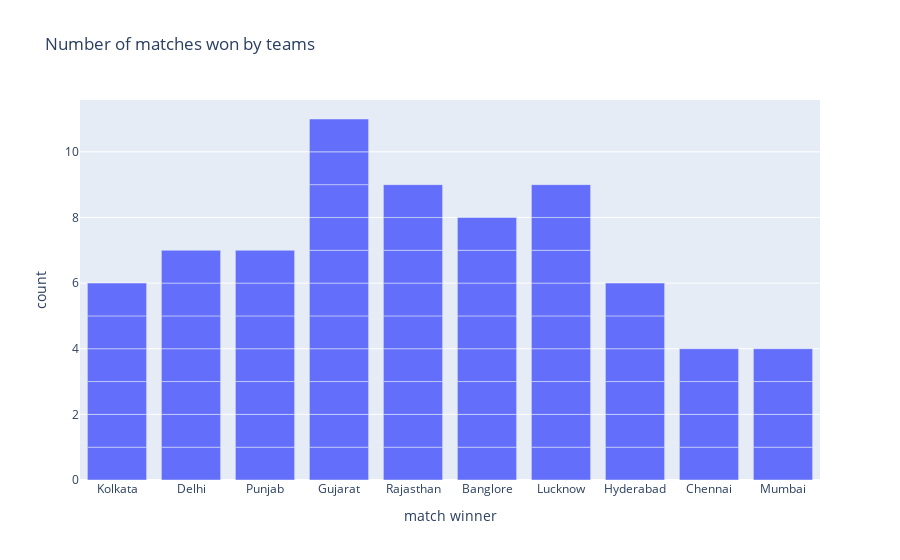

The notebook cell this image was saved under:
### Code cell
figure = px.bar( dt , x = dt["match_winner"], title = "Number of matches won by teams",
               )
figure.update_layout(yaxis =dict(tickvals= [0,2,4,6,8,10,12,14]), 
                    xaxis = dict(title_text = "match winner"))
figure.show()

### Figure 1 — Plotly figure (JSON) as saved in the notebook; plotly's stock layout.template omitted (floating-point values rounded to 4 significant figures)
{"data": [{"alignmentgroup": "True", "hovertemplate": "match_winner=%{x}<br>count=%{y}<extra></extra>", "legendgroup": "", "marker": {"color": "#636efa", "pattern": {"shape": ""}}, "name": "", "offsetgroup": "", "orientation": "v", "showlegend": false, "textposition": "auto", "type": "bar", "x": ["Kolkata", "Delhi", "Punjab", "Gujarat", "Rajasthan", "Banglore", "Lucknow", "Kolkata", "Rajasthan", "Gujarat", "Punjab", "Lucknow", "Banglore", "Kolkata", "Lucknow", "Gujarat", "Hyderabad", "Banglore", "Delhi", "Rajasthan", "Hyderabad", "Chennai", "Punjab", "Gujarat", "Hyderabad", "Lucknow", "Banglore", "Hyderabad", "Gujarat", "Rajasthan", "Banglore", "Delhi", "Chennai", "Rajasthan", "Gujarat", "Hyderabad", "Lucknow", "Punjab", "Rajasthan", "Gujarat", "Delhi", "Lucknow", "Gujarat", "Mumbai", "Lucknow", "Chennai", "Kolkata", "Punjab", "Banglore", "Delhi", "Mumbai", "Rajasthan", "Lucknow", "Banglore", "Chennai", "Kolkata", "Gujarat", "Delhi", "Mumbai", "Punjab", "Kolkata", "Gujarat", "Rajasthan", "Delhi", "Hyderabad", "Lucknow", "Banglore", "Rajasthan", "Mumbai", "Punjab", "Gujarat"], "xaxis": "x", "y": [1, 1, 1, 1, 1, 1, 1, 1, 1, 1, 1, 1, 1, 1, 1, 1, 1, 1, 1, 1, 1, 1, 1, 1, 1, 1, 1, 1, 1, 1, 1, 1, 1, 1, 1, 1, 1, 1, 1, 1, 1, 1, 1, 1, 1, 1, 1, 1, 1, 1, 1, 1, 1, 1, 1, 1, 1, 1, 1, 1, 1, 1, 1, 1, 1, 1, 1, 1, 1, 1, 1], "yaxis": "y"}], "layout": {"autosize": true, "barmode": "relative", "legend": {"tracegroupgap": 0}, "title": {"text": "Number of matches won by teams"}, "xaxis": {"anchor": "y", "autorange": true, "domain": [0, 1], "range": [-0.5, 9.5], "title": {"text": "match winner"}, "type": "category"}, "yaxis": {"anchor": "x", "autorange": true, "domain": [0, 1], "range": [0, 11.58], "tickvals": [0, 2, 4, 6, 8, 10, 12, 14], "title": {"text": "count"}, "type": "linear"}}}
